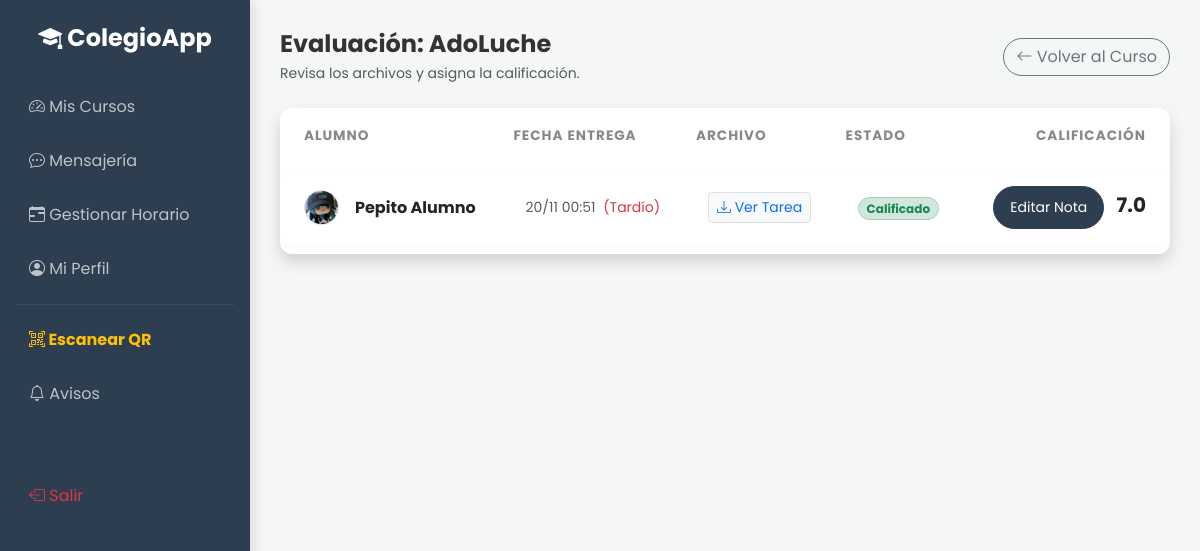
Page /profesor/revisar.php?id=5 (signed in) on the committed database.
### tables this page shows
CREATE TABLE `actividades` (
  `id` int(11) NOT NULL,
  `programacion_id` int(11) NOT NULL,
  `titulo` varchar(150) NOT NULL,
  `descripcion` text DEFAULT NULL,
  `archivo_adjunto` varchar(255) DEFAULT NULL,
  `tipo` enum('material','tarea','prueba') NOT NULL,
  `fecha_limite` datetime DEFAULT NULL,
  `porcentaje` int(11) NOT NULL DEFAULT 10,
  `created_at` timestamp NOT NULL DEFAULT current_timestamp()
);

CREATE TABLE `entregas` (
  `id` int(11) NOT NULL,
  `actividad_id` int(11) NOT NULL,
  `alumno_id` int(11) NOT NULL,
  `archivo_entrega` varchar(255) DEFAULT NULL,
  `comentario_alumno` text DEFAULT NULL,
  `fecha_entrega` timestamp NOT NULL DEFAULT current_timestamp(),
  `nota` decimal(3,1) DEFAULT NULL,
  `comentario_profesor` text DEFAULT NULL
);

CREATE TABLE `usuarios` (
  `id` int(11) NOT NULL,
  `nombre` varchar(100) NOT NULL,
  `email` varchar(100) NOT NULL,
  `password` varchar(255) NOT NULL,
  `rol` enum('director','profesor','alumno','apoderado','administrador') NOT NULL,
  `foto` varchar(255) DEFAULT 'default.jpg',
  `created_at` timestamp NOT NULL DEFAULT current_timestamp()
);

### profesor/revisar.php (the view, shortened to what this page needs)
<?php
require '../config/db.php';
$actividad_id = $_GET['id'];
$stmtAct = $pdo->prepare("SELECT * FROM actividades WHERE id = ?");
$stmtAct->execute([$actividad_id]);
$actividad = $stmtAct->fetch();
$sqlEntregas = "SELECT e.*, u.nombre as alumno, u.foto
                FROM entregas e
                JOIN usuarios u ON e.alumno_id = u.id
                WHERE e.actividad_id = ?
                ORDER BY e.fecha_entrega DESC";
$stmtEnt = $pdo->prepare($sqlEntregas);
$stmtEnt->execute([$actividad_id]);
$entregas = $stmtEnt->fetchAll();
?>
<!DOCTYPE html>
<html lang="es">
<head>
    <link href="https://cdn.jsdelivr.net/npm/bootstrap@5.3.0/dist/css/bootstrap.min.css" rel="stylesheet">
    <link rel="stylesheet" href="https://cdn.jsdelivr.net/npm/bootstrap-icons@1.10.5/font/bootstrap-icons.css">
    <link href="../assets/css/style.css" rel="stylesheet">
</head>
<body>
    <?php include '../includes/sidebar_profesor.php'; ?>
    <div class="main-content">
        <div class="d-flex justify-content-between align-items-center mb-4">
            <div>
                <h4 class="fw-bold mb-1">Evaluación: <?php echo $actividad['titulo']; ?></h4>
                <p class="text-muted mb-0 small">Revisa los archivos y asigna la calificación.</p>
            </div>
            <a href="ver_curso.php?id=<?php echo $actividad['programacion_id']; ?>" class="btn btn-outline-secondary rounded-pill">
                <i class="bi bi-arrow-left"></i> Volver al Curso
            </a>
        </div>
        <div class="card shadow border-0">
            <div class="card-body p-0">
                <?php if(count($entregas) == 0): ?>
                    <div class="text-center py-5">
                        <i class="bi bi-folder2-open display-1 text-muted opacity-25"></i>
                        <p class="mt-3 text-muted">Aún no hay entregas de alumnos.</p>
                    </div>
                <?php else: ?>
                    <div class="table-responsive">
                        <table class="table table-modern table-hover mb-0 align-middle">
                            <thead class="bg-light">
                                <tr>
                                    <th class="ps-4">Alumno</th>
                                    <th>Fecha Entrega</th>
                                    <th>Archivo</th>
                                    <th>Estado</th>
                                    <th class="text-end pe-4">Calificación</th>
                                </tr>
                            </thead>
                            <tbody>
                                <?php foreach($entregas as $ent): ?>
                                    <?php
                                        $foto = $ent['foto'] ? "../assets/uploads/perfiles/".$ent['foto'] : "https://cdn-icons-png.flaticon.com/512/2995/2995620.png";
                                        $tiene_nota = !empty($ent['nota']);
                                    ?>
                                    <tr>
                                        <td class="ps-4">
                                            <div class="d-flex align-items-center">
                                                <img src="<?php echo $foto; ?>" width="35" height="35" class="rounded-circle me-3 border">
                                                <span class="fw-bold text-dark"><?php echo $ent['alumno']; ?></span>
                                            </div>
                                        </td>
                                        <td class="text-muted small">
                                            <?php echo date("d/m H:i", strtotime($ent['fecha_entrega'])); ?>
                                            <?php if($actividad['fecha_limite'] && $ent['fecha_entrega'] > $actividad['fecha_limite']) { echo '<span class="text-danger ms-1">(Tardío)</span>'; } ?>
                                        </td>
                                        <td>
                                            <a href="../assets/uploads/<?php echo $ent['archivo_entrega']; ?>" target="_blank" class="btn btn-sm btn-light border text-primary">
                                                <i class="bi bi-download"></i> Ver Tarea
                                            </a>
                                        </td>
                                        <td>
                                            <?php if($tiene_nota): ?>
                                                <span class="badge bg-success-subtle text-success border border-success-subtle px-2 rounded-pill">Calificado</span>
                                            <?php else: ?>
                                                <span class="badge bg-warning-subtle text-warning border border-warning-subtle px-2 rounded-pill">Pendiente</span>
                                            <?php endif; ?>
                                        </td>
                                        <td class="text-end pe-4">
                                            <button class="btn btn-sm btn-primary px-3 rounded-pill"
                                                    onclick="abrirCalificar(<?php echo $ent['id']; ?>, '<?php echo $ent['nota']; ?>', '<?php echo htmlspecialchars($ent['comentario_profesor']); ?>')">
                                                <?php echo $tiene_nota ? 'Editar Nota' : 'Calificar'; ?>
                                            </button>
                                            <?php if($tiene_nota): ?>
                                                <span class="fw-bold fs-5 ms-2 text-dark"><?php echo $ent['nota']; ?></span>
                                            <?php endif; ?>
                                        </td>
                                    </tr>
                                <?php endforeach; ?>
                            </tbody>
                        </table>
                    </div>
                <?php endif; ?>
            </div>
        </div>
    </div>
</body>
</html>

### assets/css/style.css (style rules this page uses)
:root { --primary-color: #2c3e50; --secondary-color: #34495e; --accent-color: #1abc9c; --bg-light: #f4f7f6; --text-dark: #333; --sidebar-width: 250px; }
body { font-family: 'Poppins', sans-serif; background-color: var(--bg-light); color: var(--text-dark); }
.card { border: none; border-radius: 12px; box-shadow: 0 4px 20px rgba(0,0,0,0.05); transition: transform 0.3s ease, box-shadow 0.3s ease; }
.btn-primary { background-color: var(--primary-color); border-color: var(--primary-color); padding: 10px 20px; border-radius: 8px; }
.main-content { margin-left: var(--sidebar-width); padding: 30px; }
.table-modern { border-collapse: separate; border-spacing: 0 10px; }
.table-modern thead th { border: none; text-transform: uppercase; font-size: 0.85rem; letter-spacing: 1px; color: #888; padding-bottom: 15px; }
.table-modern tbody tr { background-color: white; box-shadow: 0 2px 10px rgba(0,0,0,0.02); transition: transform 0.2s; }
.table-modern td { border: none; padding: 15px 20px; vertical-align: middle; }
.table-modern td:first-child { border-top-left-radius: 10px; border-bottom-left-radius: 10px; }
.table-modern td:last-child { border-top-right-radius: 10px; border-bottom-right-radius: 10px; }

### rows in the picture
actividades: titulo "AdoLuche"
entregas: alumno.foto (picture), alumno.nombre "Pepito Alumno", fecha_entrega "20/11 00:51", shows "(Tardío)", shows "Calificado", shows "Editar Nota", nota "7.0"
